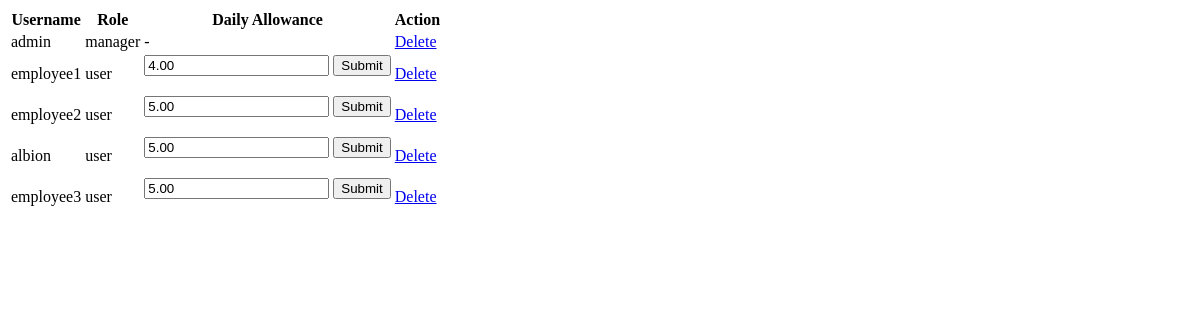
The page /account/user_list (signed in) on the database as committed earlier.
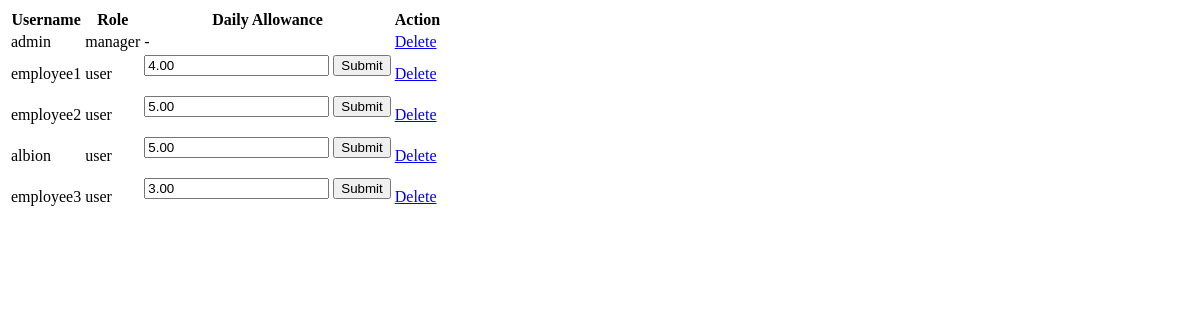
The same page on the database as committed later.
### account/models.py (models this page shows, shortened)
class CustomUser(AbstractUser):
    role = models.ForeignKey(Role,on_delete=models.CASCADE,null=True,blank=True)

class Role(models.Model):
    name = models.CharField(max_length=100,null=True,blank=True)
    def __str__(self):
        return self.name

### employee/models.py (models this page shows, shortened)
class Employee(models.Model):
    user = models.OneToOneField(CustomUser,null=True,on_delete=models.CASCADE)
    department = models.ForeignKey(Department,on_delete=models.CASCADE,null=True)
    daily_allowance = models.DecimalField(max_digits=6,decimal_places=2,default=5)
    first_name = models.CharField(max_length=30,blank=True,null=True)
    last_name = models.CharField(max_length=30,blank=True,null=True)
    phone_number = models.CharField(max_length=15,blank=True,null=True)
    profile_pic = models.ImageField(null=True,blank=True,default="default.png",upload_to=img_path)
    created_at = models.DateTimeField(auto_now_add=True)

### main/decorators.py (the view)
        def wrapper(request,*args,**kwargs):
            group = request.user.role.name
            if group in allowed_roles:
                return view_func(request,*args,**kwargs)
            else:
                return HttpResponse(f"You are not authorised to view this page!")

### account/views.py (called while the page is built)
@login_required(login_url="login")
@allowed_users(allowed_roles=['manager'])
def user_list(request):
    users = CustomUser.objects.all()
    context ={"users":users}
    return render(request,"account/user_list.html",context)

### main/context_processors.py (called while the page is built)
def bag(request):
    return {"bag":Custom_Session(request)}

### templates/account/user_list.html (shortened to what this page needs)
<table>
    <thead>
        <tr>
            <th>Username</th>
            <th>Role</th>
            <th>Daily Allowance</th>
            <th>Action</th>
        </tr>
    </thead>
    <tbody>
        {% for user in users %}
<tr>
<td>{{user.username}}</td>
<td>{{user.role}}</td>
{% if user.role.name == "user" %}
  <td><form method="post" action="{% url 'employee:change_daily_allowance' user.employee.pk %}">
      <input type="number" name="daily_allowance" value="{{user.employee.daily_allowance}}">
      <input type="submit">
  </form>
</td>
{% else %}
<td>-</td>
{% endif %}
<td><a href="{% url 'delete_user' user.id %}">Delete</a> </td>
</tr>
{% endfor %}
    </tbody>
</table>

Rows that differ between the two databases and show on the page:
changed CustomUser "employee3": daily_allowance "5.00" → "3.00"
